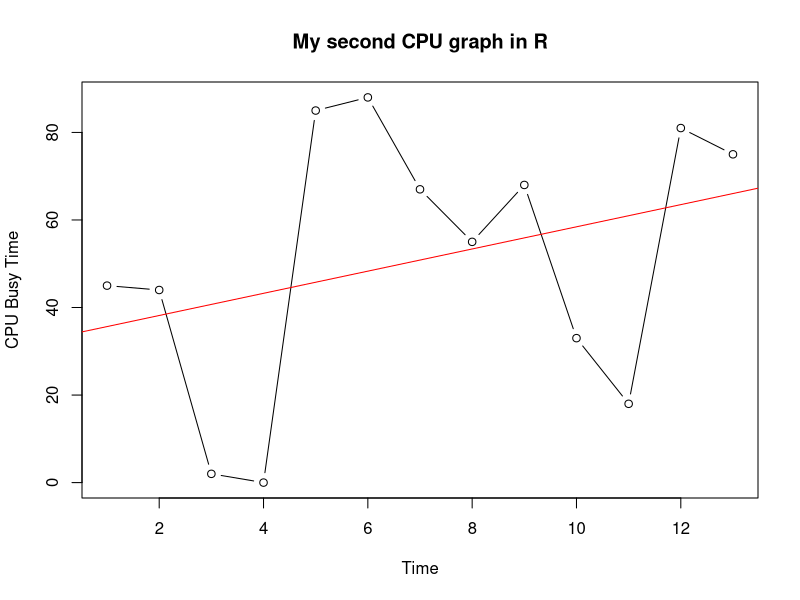

Reproduce this figure in R.
#This is the collection of CPU
cpu <- c(55,56,98,100,15,12,33,45,32,67,82,19,25)
cpuBusy <- (100 - cpu)

#Save as PNG
  #plot(cpu, type='b', xlab="Time", ylab="CPU Idle Time", main="My first CPU graph in R")
#Save as PNG
plot(cpuBusy, type='b', xlab="Time", ylab="CPU Busy Time", main="My second CPU graph in R")

#Can we predict a trend in CPU usage? - Linear Model
#Independent variable
x <- c(rep(1:length(cpuBusy)))
y <- lm(cpuBusy ~ x)

abline(y, col="red") 



